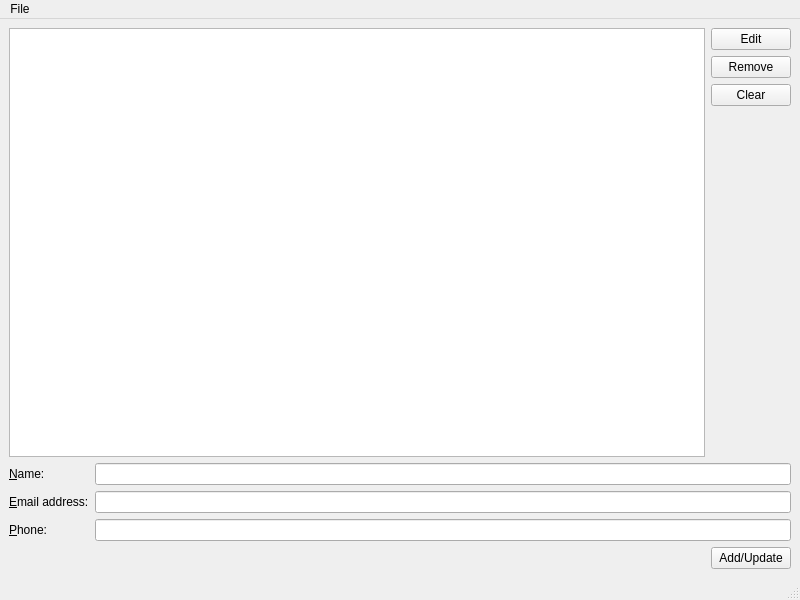
<?xml version="1.0" encoding="UTF-8"?>
<ui version="4.0">
 <class>MainWindow</class>
 <widget class="QMainWindow" name="MainWindow">
  <property name="geometry">
   <rect>
    <x>0</x>
    <y>0</y>
    <width>800</width>
    <height>600</height>
   </rect>
  </property>
  <property name="windowTitle">
   <string>MainWindow</string>
  </property>
  <widget class="QWidget" name="centralwidget">
   <layout class="QVBoxLayout" name="verticalLayout_3">
    <item>
     <layout class="QHBoxLayout" name="horizontalLayout">
      <item>
       <widget class="QListWidget" name="address_list_widget"/>
      </item>
      <item>
       <layout class="QVBoxLayout" name="verticalLayout">
        <item>
         <widget class="QPushButton" name="edit_button">
          <property name="focusPolicy">
           <enum>Qt::StrongFocus</enum>
          </property>
          <property name="text">
           <string>Edit</string>
          </property>
         </widget>
        </item>
        <item>
         <widget class="QPushButton" name="remove_button">
          <property name="focusPolicy">
           <enum>Qt::StrongFocus</enum>
          </property>
          <property name="text">
           <string>Remove</string>
          </property>
         </widget>
        </item>
        <item>
         <widget class="QPushButton" name="clear_button">
          <property name="focusPolicy">
           <enum>Qt::StrongFocus</enum>
          </property>
          <property name="text">
           <string>Clear</string>
          </property>
         </widget>
        </item>
        <item>
         <spacer name="verticalSpacer">
          <property name="orientation">
           <enum>Qt::Vertical</enum>
          </property>
          <property name="sizeHint" stdset="0">
           <size>
            <width>20</width>
            <height>40</height>
           </size>
          </property>
         </spacer>
        </item>
       </layout>
      </item>
     </layout>
    </item>
    <item>
     <layout class="QVBoxLayout" name="verticalLayout_2">
      <item>
       <layout class="QFormLayout" name="formLayout">
        <property name="fieldGrowthPolicy">
         <enum>QFormLayout::ExpandingFieldsGrow</enum>
        </property>
        <item row="0" column="0">
         <widget class="QLabel" name="name_label">
          <property name="text">
           <string>&amp;Name:</string>
          </property>
          <property name="buddy">
           <cstring>name_line_edit</cstring>
          </property>
         </widget>
        </item>
        <item row="0" column="1">
         <widget class="QLineEdit" name="name_line_edit"/>
        </item>
        <item row="1" column="0">
         <widget class="QLabel" name="email_label">
          <property name="text">
           <string>&amp;Email address:</string>
          </property>
          <property name="buddy">
           <cstring>email_line_edit</cstring>
          </property>
         </widget>
        </item>
        <item row="1" column="1">
         <widget class="QLineEdit" name="email_line_edit">
          <property name="text">
           <string/>
          </property>
          <property name="placeholderText">
           <string/>
          </property>
         </widget>
        </item>
        <item row="2" column="0">
         <widget class="QLabel" name="phone_label">
          <property name="text">
           <string>&amp;Phone:</string>
          </property>
          <property name="buddy">
           <cstring>phone_line_edit</cstring>
          </property>
         </widget>
        </item>
        <item row="2" column="1">
         <widget class="QLineEdit" name="phone_line_edit"/>
        </item>
       </layout>
      </item>
      <item>
       <layout class="QHBoxLayout" name="horizontalLayout_2">
        <item>
         <spacer name="horizontalSpacer">
          <property name="orientation">
           <enum>Qt::Horizontal</enum>
          </property>
          <property name="sizeHint" stdset="0">
           <size>
            <width>40</width>
            <height>20</height>
           </size>
          </property>
         </spacer>
        </item>
        <item>
         <widget class="QPushButton" name="add_button">
          <property name="focusPolicy">
           <enum>Qt::StrongFocus</enum>
          </property>
          <property name="text">
           <string>Add/Update</string>
          </property>
          <property name="default">
           <bool>false</bool>
          </property>
         </widget>
        </item>
       </layout>
      </item>
     </layout>
    </item>
   </layout>
  </widget>
  <widget class="QMenuBar" name="menubar">
   <property name="geometry">
    <rect>
     <x>0</x>
     <y>0</y>
     <width>800</width>
     <height>21</height>
    </rect>
   </property>
   <property name="nativeMenuBar">
    <bool>false</bool>
   </property>
   <widget class="QMenu" name="menuFile">
    <property name="title">
     <string>File</string>
    </property>
    <addaction name="action_open"/>
    <addaction name="action_save"/>
    <addaction name="separator"/>
    <addaction name="action_quit"/>
   </widget>
   <addaction name="menuFile"/>
  </widget>
  <widget class="QStatusBar" name="statusbar"/>
  <action name="action_open">
   <property name="text">
    <string>Open</string>
   </property>
  </action>
  <action name="action_save">
   <property name="text">
    <string>Save</string>
   </property>
  </action>
  <action name="action_quit">
   <property name="text">
    <string>Quit</string>
   </property>
  </action>
 </widget>
 <tabstops>
  <tabstop>name_line_edit</tabstop>
  <tabstop>email_line_edit</tabstop>
  <tabstop>phone_line_edit</tabstop>
  <tabstop>add_button</tabstop>
  <tabstop>edit_button</tabstop>
  <tabstop>remove_button</tabstop>
  <tabstop>clear_button</tabstop>
  <tabstop>address_list_widget</tabstop>
 </tabstops>
 <resources/>
 <connections>
  <connection>
   <sender>clear_button</sender>
   <signal>clicked()</signal>
   <receiver>address_list_widget</receiver>
   <slot>clear()</slot>
   <hints>
    <hint type="sourcelabel">
     <x>788</x>
     <y>121</y>
    </hint>
    <hint type="destinationlabel">
     <x>207</x>
     <y>112</y>
    </hint>
   </hints>
  </connection>
 </connections>
</ui>
